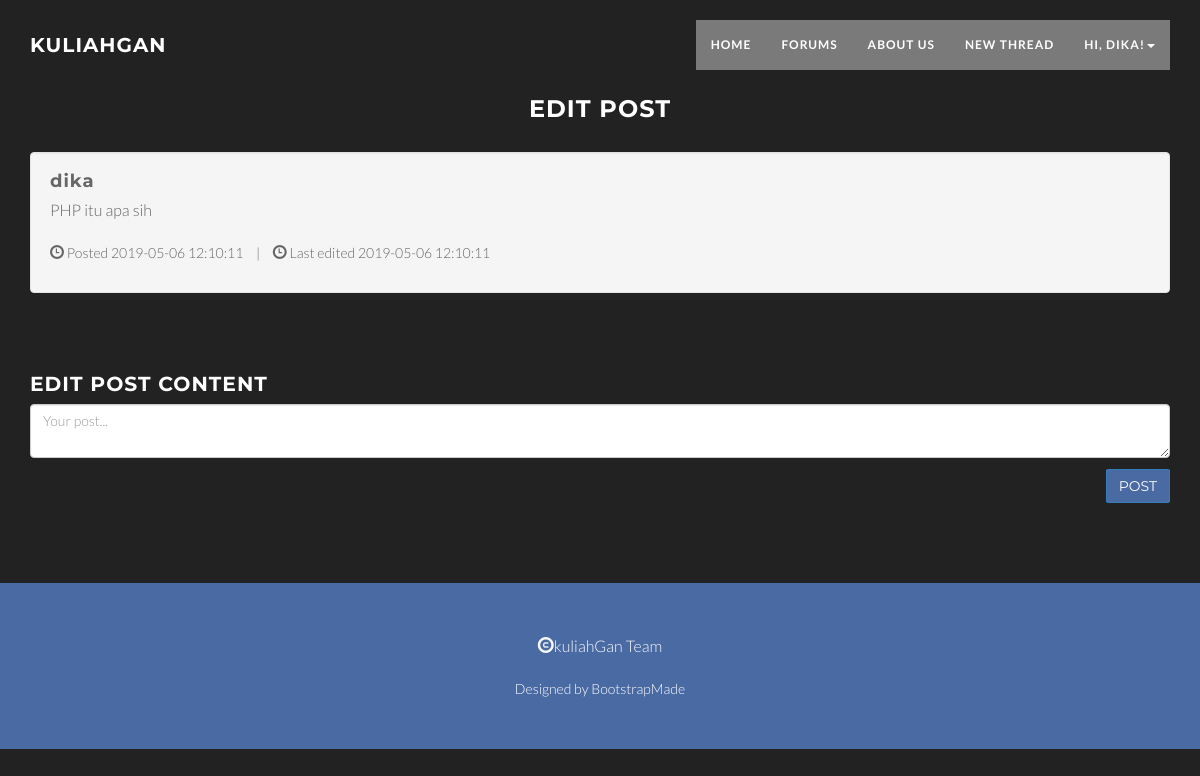
The page /editpost.php?thread=5&post=44 (signed in) on the database its author committed.
### tables this page shows
CREATE TABLE `post` (
  `id` int(10) unsigned NOT NULL AUTO_INCREMENT,
  `username` varchar(20) NOT NULL DEFAULT '',
  `thread_id` int(10) unsigned NOT NULL,
  `content` longtext NOT NULL,
  `date_created` datetime NOT NULL,
  `date_edited` datetime NOT NULL,
  PRIMARY KEY (`id`),
  KEY `fk_post-creator` (`username`),
  KEY `fk_thread-of-post` (`thread_id`),
  CONSTRAINT `fk_post-creator` FOREIGN KEY (`username`) REFERENCES `user` (`username`),
  CONSTRAINT `fk_thread-of-post` FOREIGN KEY (`thread_id`) REFERENCES `thread` (`thread_id`)
);

### editpost.php (the view, shortened to what this page needs)
<?php include "connect.php";
$query = mysqli_query($mysqli,"SELECT * FROM post WHERE thread_id=$_GET[thread] AND id=$_GET[post]");?>
<!DOCTYPE html>
<html lang="en">
<head>
    <link href="css/bootstrap.min.css" rel="stylesheet" type="text/css">
    <link href="font-awesome/css/font-awesome.min.css" rel="stylesheet" type="text/css">
    <link href="css/animate.css" rel="stylesheet">
    <link href="css/style.css" rel="stylesheet">
    <link href="css/global.css" rel="stylesheet">
    <link href="css/thread.css" rel="stylesheet">
    <link href="color/default.css" rel="stylesheet">
</head>
<body id="page-top" data-spy="scroll" data-target=".navbar-custom">
    <nav class="navbar navbar-custom navbar-fixed-top" role="navigation">
        <div class="container">
            <div class="navbar-header page-scroll">
                <a class="navbar-brand" href="index.php">
                    <h1>kuliahGan</h1>
                </a>
            </div>
            <div class="collapse navbar-collapse navbar-right navbar-main-collapse">
            <ul class="nav navbar-nav">
                <li><a href="index_loggedin.php">Home</a></li>
                    <li><a href="home_loggedin.php">Forums</a></li>
                    <li><a href="about_us_loggedin.php">About Us</a></li>
                    <li classs="active"><a href="newthread.php">New Thread</a></li>
                    <li class="dropdown">
                        <?php echo "<a href='#' class='dropdown-toggle' data-toggle='dropdown'>Hi, $_SESSION[username]!<b class='caret'></b></a>";?>
                    </li>
                </ul>
            </div>
        </div>
    </nav>
    <link rel="stylesheet" href="http://cdnjs.cloudflare.com/ajax/libs/font-awesome/4.1.0/css/font-awesome.min.css" />
    <section id="latest" class="latest">
        <div class="latest-threads">
            <h3 class="title">Edit Post</h3>
        </div>
        <div class='container'>
        <?php while($hasil=mysqli_fetch_assoc($query)){
        echo "<div class='well'>
                <div class='media'>
                    <div class='media-body'>
                        <h4 class='media-heading'>$hasil[username]</h4>
                        <p class='text-justify'>$hasil[content]</p>
                        <ul class='list-inline list-unstyled'>
                            <li><span><i class='glyphicon glyphicon-time'></i> Posted $hasil[date_created] </span></li>
                            <li>|</li>
                            <li><span><i class='glyphicon glyphicon-time'></i> Last edited $hasil[date_edited] </span></li>
                        </ul>
                    </div>
                </div>
            </div>";}?>
        </div>
        <div class="container">
            <div class=new-post>
                <form action="<?php echo "editpost_process.php?thread=$_GET[thread]&post=$_GET[post]";?>" method='post'>
                    <label class="new-post-title">Edit Post Content</label>
                    <textarea id="content" name="content" class="form-control" placeholder="Your post..." autofocus></textarea>
                    <div class='post-button'>
                        <button type='submit' class='btn btn-primary pull-right' id='submit'>Post</button>
                    </div>
                </form>
            </div>
        </div>
        <footer>
            <div class="container">
                <div class="row">
                    <div class="col-md-12 col-lg-12">
                        <div class="credits">
                            <p><span class="glyphicon glyphicon-copyright-mark"></span>kuliahGan Team</p>
                            Designed by <a href="https://bootstrapmade.com/">BootstrapMade</a>
                        </div>
                    </div>
                </div>
            </div>
        </footer>
    </section>
</body>
</html>

### css/style.css (style rules this page uses)
body { width: 100%; height: 100%; font-family: 'Lato', sans-serif; font-weight: 300; color: #666; background-color: #222222; align-items: }
html { width: 100%; height: 100%; }
h1, h2, h3, h4, h5, h6 { margin: 0 0 30px; text-transform: uppercase; font-family: Montserrat, sans-serif; font-weight: 700; letter-spacing: 1px; }
p { margin: 0 0 20px; font-size: 16px; line-height: 1.6em; }
a { color: #28c3ab; -webkit-transition: all .2s ease-in-out; -moz-transition: all .2s ease-in-out; transition: all .2s ease-in-out; }
.latest-threads { text-align: center; padding-top: 8%; color: #fff }
.navbar { margin-bottom: 0; border-bottom: 1px solid rgba(255, 255, 255, .3); }
.navbar-brand { font-weight: 700; }
.navbar-brand { height: 40px; padding: 5px 15px; font-size: 18px; line-height: 1em; }
.navbar-brand h1 { color: #fff; font-size: 20px; line-height: 40px; }
.nav.navbar-nav { background-color: rgba(255, 255, 255, .4); }
.navbar-custom ul.nav li a { font-size: 12px; letter-spacing: 1px; color: white; text-transform: uppercase; font-weight: 700; }
.navbar-custom .nav li a { -webkit-transition: background .3s ease-in-out; -moz-transition: background .3s ease-in-out; transition: background .3s ease-in-out; }
footer { text-align: center; padding: 50px 0; }
footer p { color: #f8f8f8; }
.credits, .credits a { color: #fff; }
.btn { border-radius: 0; text-transform: uppercase; font-family: Montserrat, sans-serif; font-weight: 400; -webkit-transition: all .3s ease-in-out; -moz-transition: all .3s ease-in-out; transition: all .3s ease-in-out; }
@media (min-width:767px) { .navbar { padding: 20px 0; border-bottom: 0; letter-spacing: 1px; background: 0 0; -webkit-transition: background .5s ease-in-out, padding .5s ease-in-out; -moz-transition: background .5s ease-in-out, padding .5s ease-in-out; transition: background .5s ease-in-out, padding .5s ease-in-out; } }

### css/global.css (style rules this page uses)
.btn-primary { background-color: #4a6aa4; border-radius: 5%; }
textarea { resize: vertical; }

### css/thread.css (style rules this page uses)
.media-heading { text-transform: unset; }
.new-post { padding-top: 5%; padding-bottom: 10%; }
.new-post-title { color: white; text-transform: uppercase; font-family: Montserrat, sans-serif; font-weight: 700; letter-spacing: 1px; font-size: 145%; }
.post-button { padding-top: 1%; }

### color/default.css (style rules this page uses)
a,.tp-caption a.btn:hover { color: #4a6aa4; }
footer { background-color: #4a6aa4; }

### rows shown on the page
post: username "dika", content "PHP itu apa sih", date_created "2019-05-06 12:10:11", date_edited "2019-05-06 12:10:11"

### other values the page prints
$_SESSION[username] "DIKA"
